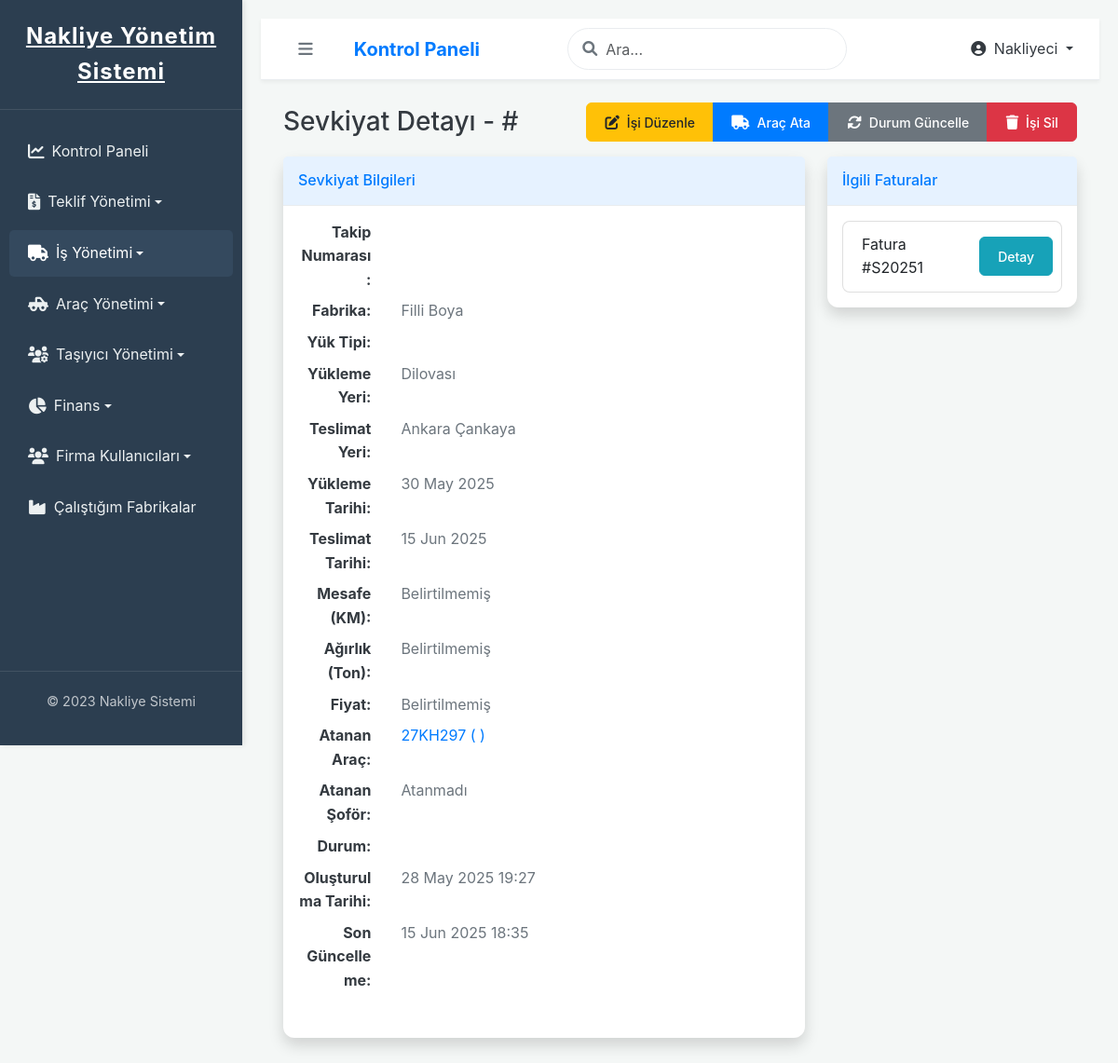
/nakliyeci/is/1/detay/ (signed in), run on an earlier commit of the app's database.
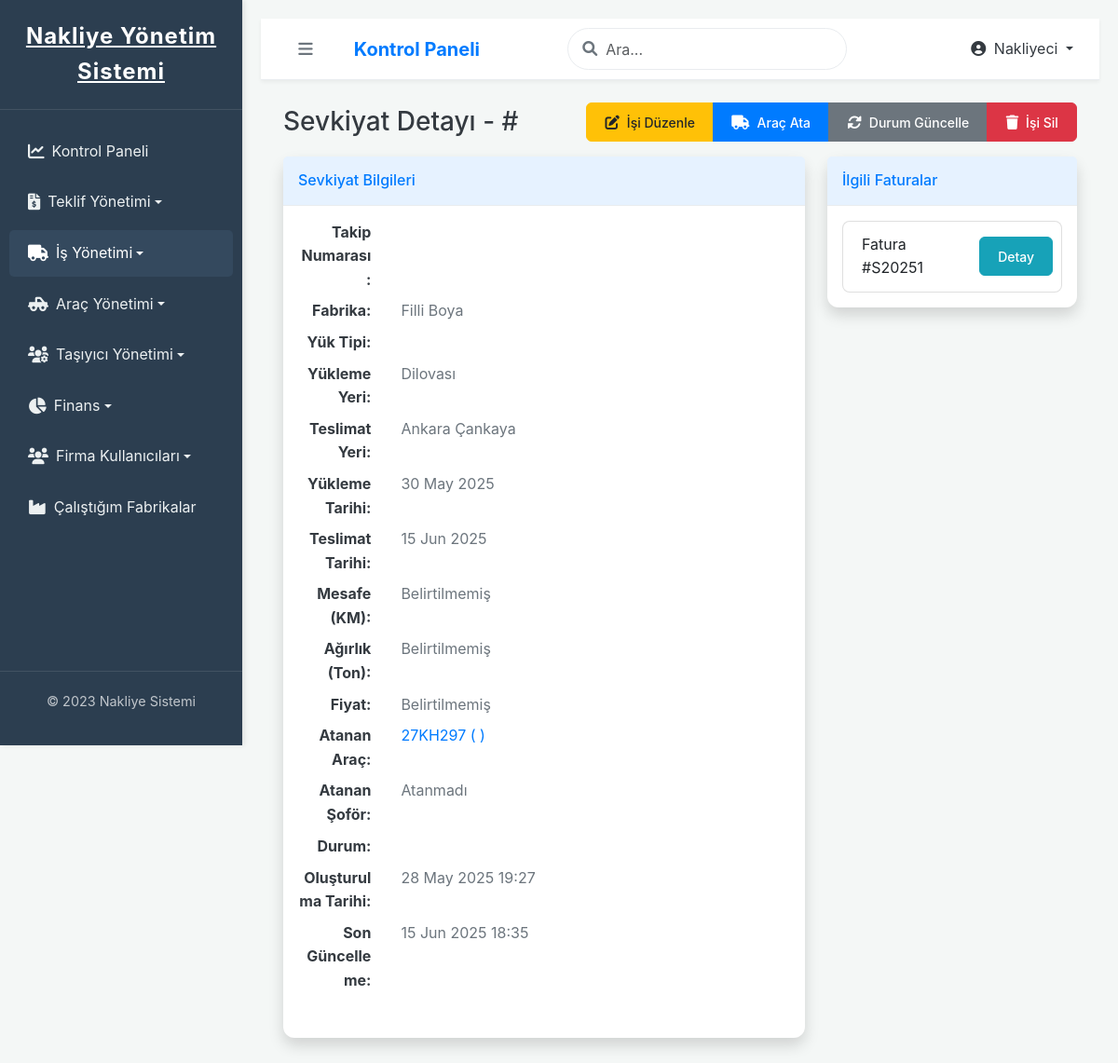
And on a later commit of the database.
### ana_uygulama/models.py (models this page shows, shortened)
class Invoice(models.Model):
    TYPE_CHOICES = [
        ('E_FATURA', 'E-Fatura'),
        ('E_ARSIV', 'E-Arşiv Faturası'),
    ]
    STATUS_CHOICES = [
        ('DRAFT', 'Taslak'),
        ('SENT', 'Gönderildi'),
        ('PAID', 'Ödendi'),
        ('PARTIALLY_PAID', 'Kısmen Ödendi'),
        ('OVERDUE', 'Gecikmiş'),
        ('VOID', 'İptal Edildi'),
    ]
    billed_to_factory = models.ForeignKey(
        'Company',
        on_delete=models.PROTECT,
        limit_choices_to={'company_type': 'FABRIKA'},
        related_name='invoices_to_factory',
        verbose_name="Faturalanan Fabrika"
    )
    issued_by_shipper = models.ForeignKey(
        'Company',
        on_delete=models.PROTECT,
        limit_choices_to={'company_type': 'NAKLIYECI'},
        related_name='invoices_from_shipper',
        verbose_name="Faturayı Kesen Nakliyeci"
    )
    shipment = models.ForeignKey(
        'Shipment',
        on_delete=models.SET_NULL, # Fatura silinse bile Shipment objesi silinmez, sadece bu ilişki NULL olur.
        null=True, blank=True,
        verbose_name="İlişkili Sevkiyat"
    )
    created_by = models.ForeignKey(
        settings.AUTH_USER_MODEL,
        on_delete=models.SET_NULL,
        null=True, blank=True,
        verbose_name="Oluşturan Kullanıcı"
    )
    invoice_number = models.CharField(max_length=50, unique=True, verbose_name="Fatura Numarası")
    invoice_type = models.CharField(max_length=10, choices=TYPE_CHOICES, verbose_name="Fatura Tipi")
    issue_date = models.DateField(default=timezone.now, verbose_name="Düzenlenme Tarihi")
    due_date = models.DateField(verbose_name="Vade Tarihi")
    amount = models.DecimalField(max_digits=10, decimal_places=2, verbose_name="Net Tutar (KDV Hariç)", default=Decimal('0.00'))
    vat_rate = models.DecimalField(
        max_digits=5,
        decimal_places=2,
        default=Decimal('0.00'),
        verbose_name="KDV Oranı (%)",
        help_text="Faturaya uygulanacak KDV oranı (örneğin %18 için 18.00 girin)"
    )
    total_vat_amount = models.DecimalField(
        max_digits=10, decimal_places=2,
        default=Decimal('0.00'),
        verbose_name="Toplam KDV Tutarı",
        blank=True, null=True
    )
    total_amount = models.DecimalField(
        max_digits=10, decimal_places=2,
        default=Decimal('0.00'),
        verbose_name="Toplam Tutar (KDV Dahil)",
        blank=True, null=True
    )
    status = models.CharField(max_length=20, choices=STATUS_CHOICES, default='DRAFT', verbose_name="Durum")
    created_at = models.DateTimeField(auto_now_add=True, verbose_name="Oluşturulma Tarihi")
    updated_at = models.DateTimeField(auto_now=True, verbose_name="Son Güncelleme Tarihi")
    class Meta:
        verbose_name = "Fatura"
        verbose_name_plural = "Faturalar"
        ordering = ['-issue_date', '-created_at']
    def get_status_display(self):
        return dict(self.STATUS_CHOICES).get(self.status, self.status)

### ana_uygulama/views.py (the view)
# urls.py: path('nakliyeci/is/<int:shipment_id>/detay/', views.shipment_detail_nakliyeci_view, name='shipment_detail_nakliyeci_view'),
@login_required
def shipment_detail_nakliyeci_view(request, shipment_id):
    if not request.user.company or request.user.company.company_type != 'NAKLIYECI':
        messages.error(request, "Bu sayfaya erişim izniniz yok.")
        return redirect('ana_uygulama:dashboard')
    shipment = get_object_or_404(
        Shipment.objects.select_related('factory', 'assigned_vehicle', 'quote_request', 'created_by_user'),
        id=shipment_id, shipper_company=request.user.company
    )
    status_update_form = ShipmentStatusUpdateForm(instance=shipment)
    thirty_days_later = timezone.now().date() + timedelta(days=30)
    context = {
        'shipment': shipment,
        'page_title': f"İş Detayı",
        'status_update_form': status_update_form,
        'thirty_days_later': thirty_days_later
    }
    return render(request, 'ana_uygulama/nakliyeci/shipment_detail.html', context)

### ana_uygulama/forms.py (shortened to what this page needs)
class ShipmentStatusUpdateForm(forms.ModelForm):
    class Meta:
        model = Shipment
        fields = ['status']
        widgets = {
            'status': forms.Select(attrs={'class': 'form-select'}),
        }
        labels = {
            'status': 'Sevkiyat Durumu',
        }

### ana_uygulama/templates/ana_uygulama/nakliyeci/shipment_detail.html (shortened to what the changed rows need)
{% extends "base.html" %}
{% load static %}
{% load humanize %}
{% block content %}
<div class="container-fluid">
    <div class="d-flex justify-content-between align-items-center mb-3">
        <h1 class="h3 mb-0 text-gray-800">Sevkiyat Detayı - #{{ shipment.tracking_number }}</h1>
    </div>
    <div class="row">
        <div class="col-lg-4">
            <div class="card shadow mb-4">
                <div class="card-body">
                    {% if shipment.invoice_set.all %}
                        <ul class="list-group">
                            {% for invoice in shipment.invoice_set.all %}
                            <li class="list-group-item d-flex justify-content-between align-items-center">
                                Fatura #{{ invoice.invoice_number }}
                                <span class="badge {% if invoice.status == 'PAID' %}badge-paid{% elif invoice.status == 'SENT' %}badge-waiting{% elif invoice.status == 'PARTIALLY_PAID' %}badge-partial{% elif invoice.status == 'VOID' %}badge-danger{% endif %}">
                                    {{ invoice.get_status_display }}
                                </span>
                                <a href="{% url 'ana_uygulama:invoice_detail_nakliyeci_view' invoice.id %}" class="btn btn-info btn-sm">Detay</a>
                            </li>
                            {% endfor %}
                        </ul>
                    {% endif %}
                </div>
            </div>
        </div>
    </div>
</div>
{% endblock content %}

What changed in the data, as far as the page shows it:
changed Invoice: status (not shown) → "Gönderildi"
